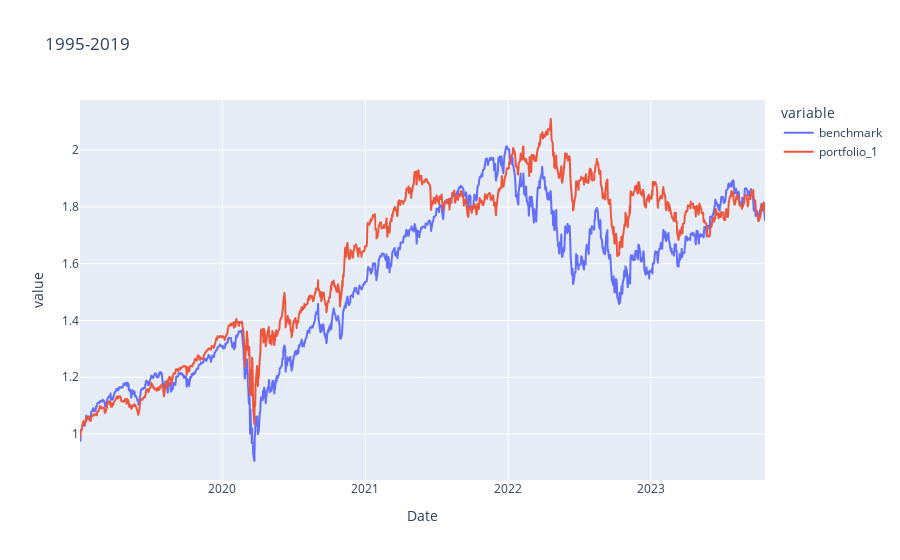

This figure's notebook cell:
### Code cell
import json
import companies
import os
import plotly.express as px

start_year_val = 1995
end_year_val = 2019

all_companies = pd.read_csv(f'./data/returns/returns_{split}.csv').set_index('Unnamed: 0').columns

q_dates = quarters.get_dates_between_years(2019, 2024)

df = pd.DataFrame(columns=['benchmark'])
for year in q_dates:
    for quarter in q_dates[year]:
        print(quarter, year)
        weights = json.load(open(os.path.join('./weights', '1995-2019-full.json'), 'r'))[str(year)][quarter]['weights']
        
        start_date = q_dates[year][quarter]['start']
        end_date = q_dates[year][quarter]['end']

        filtered = [weight if weight > 0.001 else 0 for weight in weights]
        filtered /= np.array(filtered).sum()
        
        comparison = compare_to_benchmark([filtered], all_companies, start_date)
        range = comparison.loc[(comparison.index>=start_date-datetime.timedelta(days=2)) & (comparison.index<=end_date+datetime.timedelta(days=2))]
        if df.empty:
            df = range
        else:
            last_row = df.iloc[-1]

            for column in last_row.index:
                value = last_row[column]
                range[column] *= value
            
            df = pd.concat([df, range])
        print(range)
plot = px.line(df, title=split)
plot.show()
df.to_csv(f'./benchmarks/2019-present-rfr-only.csv')

### Figure 1 — Plotly figure (JSON) as saved in the notebook; plotly's stock layout.template omitted (floating-point values rounded to 4 significant figures; data arrays with more than 128 entries replaced by an {"elided": "..."} marker saying what was removed)
{"data": [{"hovertemplate": "variable=benchmark<br>Date=%{x}<br>value=%{y}<extra></extra>", "legendgroup": "benchmark", "line": {"color": "#636efa", "dash": "solid"}, "marker": {"symbol": "circle"}, "mode": "lines", "name": "benchmark", "showlegend": true, "type": "scattergl", "x": {"elided": "1218 str values"}, "xaxis": "x", "y": {"elided": "1218 float values"}, "yaxis": "y"}, {"hovertemplate": "variable=portfolio_1<br>Date=%{x}<br>value=%{y}<extra></extra>", "legendgroup": "portfolio_1", "line": {"color": "#EF553B", "dash": "solid"}, "marker": {"symbol": "circle"}, "mode": "lines", "name": "portfolio_1", "showlegend": true, "type": "scattergl", "x": {"elided": "1218 str values"}, "xaxis": "x", "y": {"elided": "1218 float values"}, "yaxis": "y"}], "layout": {"autosize": true, "legend": {"title": {"text": "variable"}, "tracegroupgap": 0}, "title": {"text": "1995-2019"}, "xaxis": {"anchor": "y", "autorange": true, "domain": [0, 1], "range": ["2019-01-02", "2023-10-20"], "title": {"text": "Date"}, "type": "date"}, "yaxis": {"anchor": "x", "autorange": true, "domain": [0, 1], "range": [0.838, 2.177], "title": {"text": "value"}, "type": "linear"}}}
